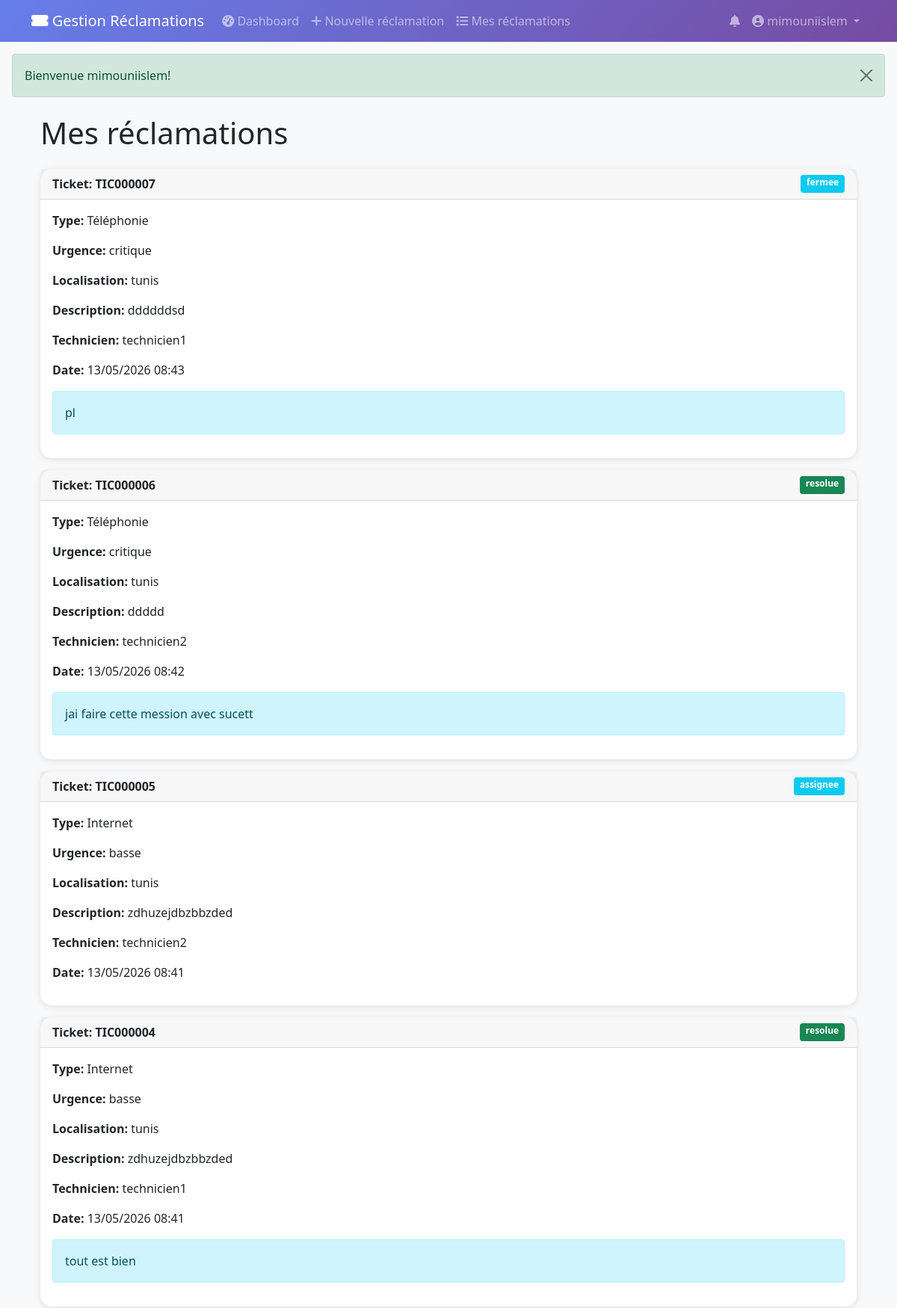
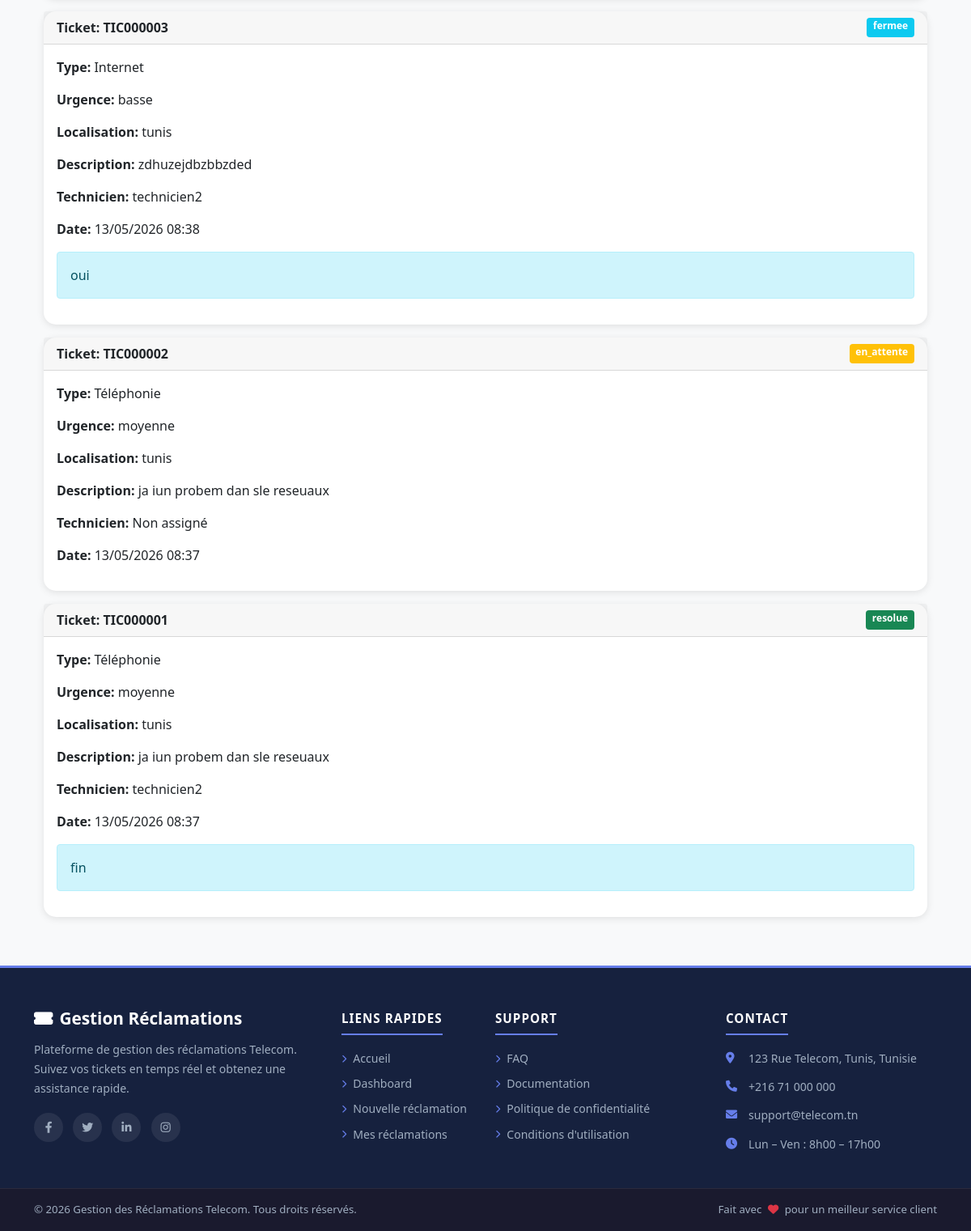
Screenshot of /reclamation/mes_reclamations.php (signed in) with the database file from the repository (2 pictures, top to bottom).
### tables this page shows
CREATE TABLE `reclamations` (
  `id` int(11) NOT NULL,
  `ticket_number` varchar(20) NOT NULL,
  `client_id` int(11) NOT NULL,
  `technicien_id` int(11) DEFAULT NULL,
  `type_panne` varchar(50) NOT NULL,
  `localisation` varchar(255) NOT NULL,
  `description` text NOT NULL,
  `urgence` enum('basse','moyenne','haute','critique') DEFAULT 'moyenne',
  `statut` enum('en_attente','assignee','en_cours','resolue','fermee','rejetee') DEFAULT 'en_attente',
  `rapport_technicien` text DEFAULT NULL,
  `note_client` int(11) DEFAULT NULL,
  `avis_client` text DEFAULT NULL,
  `created_at` timestamp NOT NULL DEFAULT current_timestamp(),
  `updated_at` timestamp NOT NULL DEFAULT current_timestamp() ON UPDATE current_timestamp(),
  `resolved_at` timestamp NULL DEFAULT NULL
);

### reclamation/mes_reclamations.php (the view, shortened to what this page needs)
<?php
require_once '../includes/init.php';
$query = "SELECT r.*,
        CASE
            WHEN r.technicien_id IS NOT NULL
            THEN u.username
            ELSE 'Non assigné'
        END as technicien_name
        FROM reclamations r
        LEFT JOIN users u ON r.technicien_id = u.id
        WHERE r.client_id = :id
        ORDER BY r.created_at DESC";
$stmt = $db->prepare($query);
$stmt->execute([':id' => $_SESSION['user_id']]);
$reclamations = $stmt->fetchAll(PDO::FETCH_ASSOC);
?>
<?php include '../includes/header.php'; ?>
<div class="container">
    <h1 class="mb-4">Mes réclamations</h1>
    <?php if(empty($reclamations)): ?>
        <div class="alert alert-info">Vous n'avez pas encore de réclamation.</div>
        <a href="creer.php" class="btn btn-primary">Créer une réclamation</a>
    <?php else: ?>
        <?php foreach($reclamations as $rec): ?>
            <div class="card mb-3">
                <div class="card-header">
                    <div class="d-flex justify-content-between">
                        <strong>Ticket: <?= $rec['ticket_number'] ?></strong>
                        <span class="badge bg-<?=
                            $rec['statut'] == 'resolue' ? 'success' :
                            ($rec['statut'] == 'en_attente' ? 'warning' : 'info')
                        ?>">
                            <?= $rec['statut'] ?>
                        </span>
                    </div>
                </div>
                <div class="card-body">
                    <p><strong>Type:</strong> <?= $rec['type_panne'] ?></p>
                    <p><strong>Urgence:</strong> <?= $rec['urgence'] ?></p>
                    <p><strong>Localisation:</strong> <?= $rec['localisation'] ?></p>
                    <p><strong>Description:</strong> <?= nl2br($rec['description']) ?></p>
                    <p><strong>Technicien:</strong> <?= $rec['technicien_name'] ?></p>
                    <p><strong>Date:</strong> <?= date('d/m/Y H:i', strtotime($rec['created_at'])) ?></p>
                    <?php if(!empty($rec['rapport_technicien'])): ?>
                        <div class="alert alert-info mt-3">
                            <?= nl2br($rec['rapport_technicien']) ?>
                        </div>
                    <?php endif; ?>
                </div>
            </div>
        <?php endforeach; ?>
    <?php endif; ?>
</div>
<?php include '../includes/footer.php'; ?>

### assets/css/style.css (style rules this page uses)
:root { --primary-color: #667eea; --secondary-color: #764ba2; --footer-bg: #1a1a2e; --footer-top-bg: #16213e; --footer-text: #a0aec0; --footer-title: #ffffff; }
body { font-family: 'Segoe UI', Tahoma, Geneva, Verdana, sans-serif; background-color: #f8f9fa; }
.card { transition: transform 0.3s ease, box-shadow 0.3s ease; border: none; border-radius: 15px; box-shadow: 0 2px 10px rgba(0,0,0,0.1); }

### rows the page displays
reclamations: ticket_number "TIC000007", statut "fermee", type_panne "Téléphonie", urgence "critique", localisation "tunis", description "ddddddsd", technicien_name "technicien1", created_at "13/05/2026 08:43", rapport_technicien "pl"
reclamations: ticket_number "TIC000006", statut "resolue", type_panne "Téléphonie", urgence "critique", localisation "tunis", description "ddddd", technicien_name "technicien2", created_at "13/05/2026 08:42", rapport_technicien "jai faire cette mession avec sucett"
reclamations: ticket_number "TIC000005", statut "assignee", type_panne "Internet", urgence "basse", localisation "tunis", description "zdhuzejdbzbbzded", technicien_name "technicien2", created_at "13/05/2026 08:41"
reclamations: ticket_number "TIC000004", statut "resolue", type_panne "Internet", urgence "basse", localisation "tunis", description "zdhuzejdbzbbzded", technicien_name "technicien1", created_at "13/05/2026 08:41", rapport_technicien "tout est bien"
reclamations: ticket_number "TIC000003", statut "fermee", type_panne "Internet", urgence "basse", localisation "tunis", description "zdhuzejdbzbbzded", technicien_name "technicien2", created_at "13/05/2026 08:38", rapport_technicien "oui"
reclamations: ticket_number "TIC000002", statut "en_attente", type_panne "Téléphonie", urgence "moyenne", localisation "tunis", description "ja iun probem dan sle reseuaux", technicien_name "Non assigné", created_at "13/05/2026 08:37"
reclamations: ticket_number "TIC000001", statut "resolue", type_panne "Téléphonie", urgence "moyenne", localisation "tunis", description "ja iun probem dan sle reseuaux", technicien_name "technicien2", created_at "13/05/2026 08:37", rapport_technicien "fin"

### other values shown
$_SESSION['user_nom'] "mimouniislem"
$_SESSION['success'] "Bienvenue mimouniislem!"
